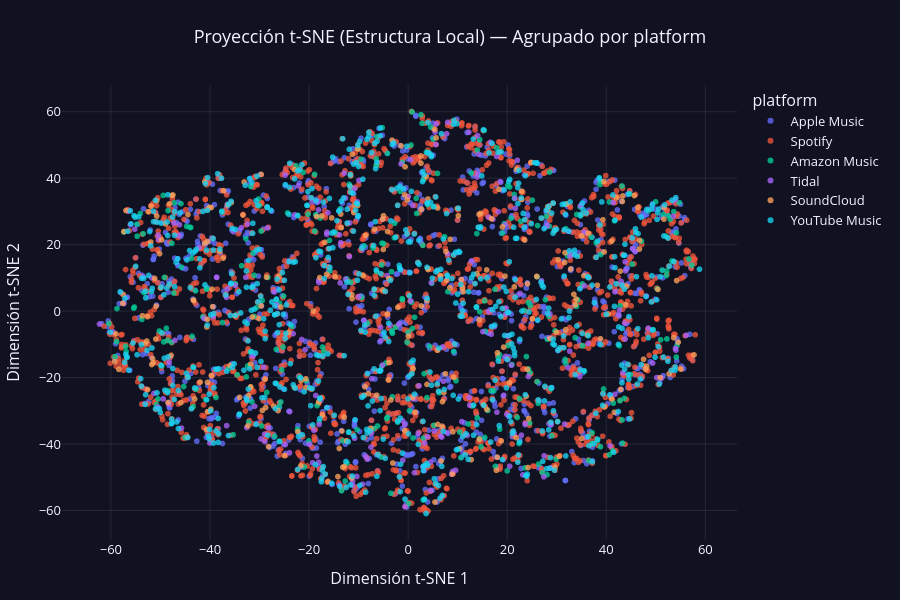

The notebook cell this image was saved under:
### Markdown cell above
<div style="border-bottom:2px solid #d5e3ec;padding:18px 0 9px;margin-top:25px;font-family:Arial,sans-serif"><span style="color:#1786a2;font-weight:bold;font-size:13px;letter-spacing:2px">SECCIÓN 03</span><h2 style="color:#122b44;margin:5px 0 4px;font-size:24px">Usuarios según plataforma</h2></div>

### Code cell
red_model.graficar("platform", "Proyección t-SNE (Estructura Local) — Agrupado por platform").show()

### Figure 1 — Plotly figure (JSON) as saved in the notebook; plotly's stock layout.template omitted (floating-point values rounded to 4 significant figures; data arrays with more than 128 entries replaced by an {"elided": "..."} marker saying what was removed)
{"data": [{"hovertemplate": "platform=Apple Music<br>Dimensión t-SNE 1=%{x}<br>Dimensión t-SNE 2=%{y}<extra></extra>", "legendgroup": "Apple Music", "marker": {"color": "#636EFA", "line": {"width": 0}, "opacity": 0.78, "size": 6, "symbol": "circle"}, "mode": "markers", "name": "Apple Music", "showlegend": true, "type": "scattergl", "x": {"elided": "906 float values"}, "xaxis": "x", "y": {"elided": "906 float values"}, "yaxis": "y"}, {"hovertemplate": "platform=Spotify<br>Dimensión t-SNE 1=%{x}<br>Dimensión t-SNE 2=%{y}<extra></extra>", "legendgroup": "Spotify", "marker": {"color": "#EF553B", "line": {"width": 0}, "opacity": 0.78, "size": 6, "symbol": "circle"}, "mode": "markers", "name": "Spotify", "showlegend": true, "type": "scattergl", "x": {"elided": "1591 float values"}, "xaxis": "x", "y": {"elided": "1591 float values"}, "yaxis": "y"}, {"hovertemplate": "platform=Amazon Music<br>Dimensión t-SNE 1=%{x}<br>Dimensión t-SNE 2=%{y}<extra></extra>", "legendgroup": "Amazon Music", "marker": {"color": "#00CC96", "line": {"width": 0}, "opacity": 0.78, "size": 6, "symbol": "circle"}, "mode": "markers", "name": "Amazon Music", "showlegend": true, "type": "scattergl", "x": {"elided": "315 float values"}, "xaxis": "x", "y": {"elided": "315 float values"}, "yaxis": "y"}, {"hovertemplate": "platform=Tidal<br>Dimensión t-SNE 1=%{x}<br>Dimensión t-SNE 2=%{y}<extra></extra>", "legendgroup": "Tidal", "marker": {"color": "#AB63FA", "line": {"width": 0}, "opacity": 0.78, "size": 6, "symbol": "circle"}, "mode": "markers", "name": "Tidal", "showlegend": true, "type": "scattergl", "x": {"elided": "221 float values"}, "xaxis": "x", "y": {"elided": "221 float values"}, "yaxis": "y"}, {"hovertemplate": "platform=SoundCloud<br>Dimensión t-SNE 1=%{x}<br>Dimensión t-SNE 2=%{y}<extra></extra>", "legendgroup": "SoundCloud", "marker": {"color": "#FFA15A", "line": {"width": 0}, "opacity": 0.78, "size": 6, "symbol": "circle"}, "mode": "markers", "name": "SoundCloud", "showlegend": true, "type": "scattergl", "x": {"elided": "278 float values"}, "xaxis": "x", "y": {"elided": "278 float values"}, "yaxis": "y"}, {"hovertemplate": "platform=YouTube Music<br>Dimensión t-SNE 1=%{x}<br>Dimensión t-SNE 2=%{y}<extra></extra>", "legendgroup": "YouTube Music", "marker": {"color": "#19D3F3", "line": {"width": 0}, "opacity": 0.78, "size": 6, "symbol": "circle"}, "mode": "markers", "name": "YouTube Music", "showlegend": true, "type": "scattergl", "x": {"elided": "689 float values"}, "xaxis": "x", "y": {"elided": "689 float values"}, "yaxis": "y"}], "layout": {"autosize": true, "font": {"color": "#F5F3FF", "size": 13}, "height": 600, "legend": {"title": {"text": "platform"}, "tracegroupgap": 0}, "margin": {"b": 60, "l": 55, "r": 35, "t": 85}, "paper_bgcolor": "#101222", "plot_bgcolor": "#101222", "title": {"text": "Proyección t-SNE (Estructura Local) — Agrupado por platform", "x": 0.5}, "xaxis": {"anchor": "y", "domain": [0.0, 1.0], "gridcolor": "rgba(255,255,255,0.09)", "title": {"text": "Dimensión t-SNE 1"}, "zeroline": false}, "yaxis": {"anchor": "x", "domain": [0.0, 1.0], "gridcolor": "rgba(255,255,255,0.09)", "title": {"text": "Dimensión t-SNE 2"}, "zeroline": false}}}
